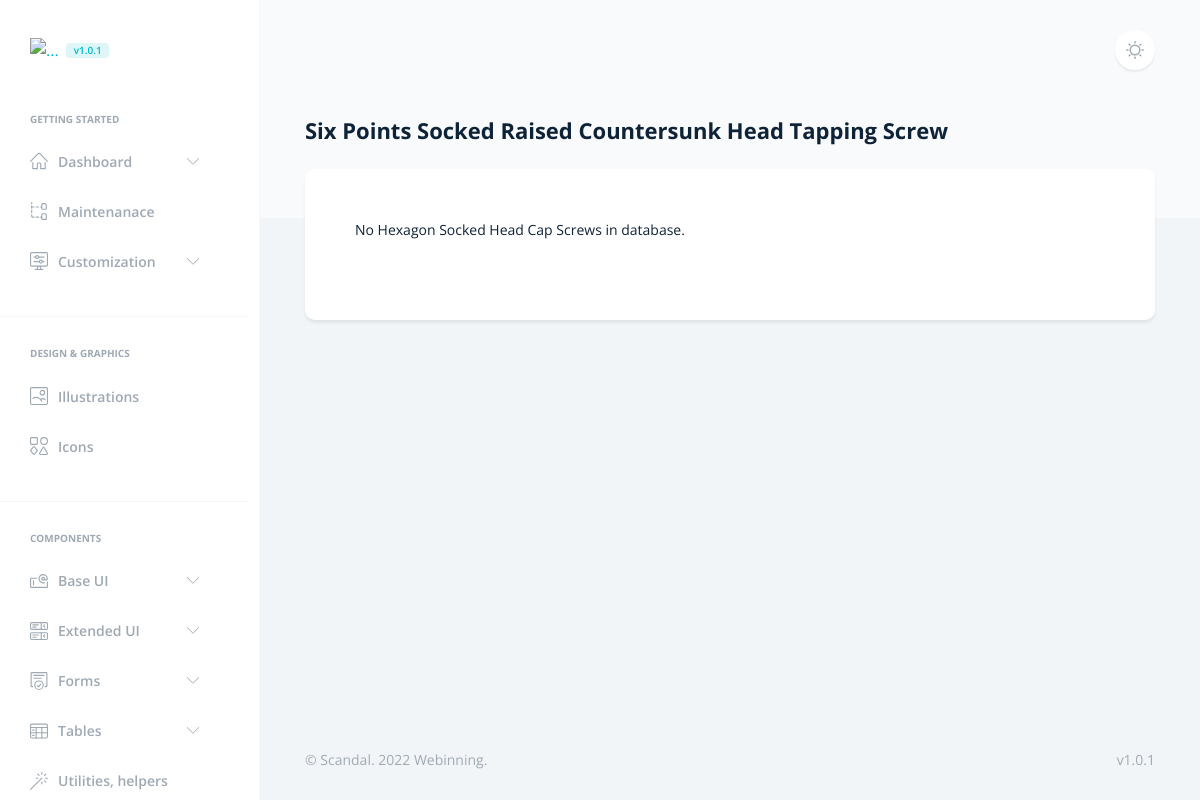
The page /fasteners/din7500D/ on the database as committed earlier.
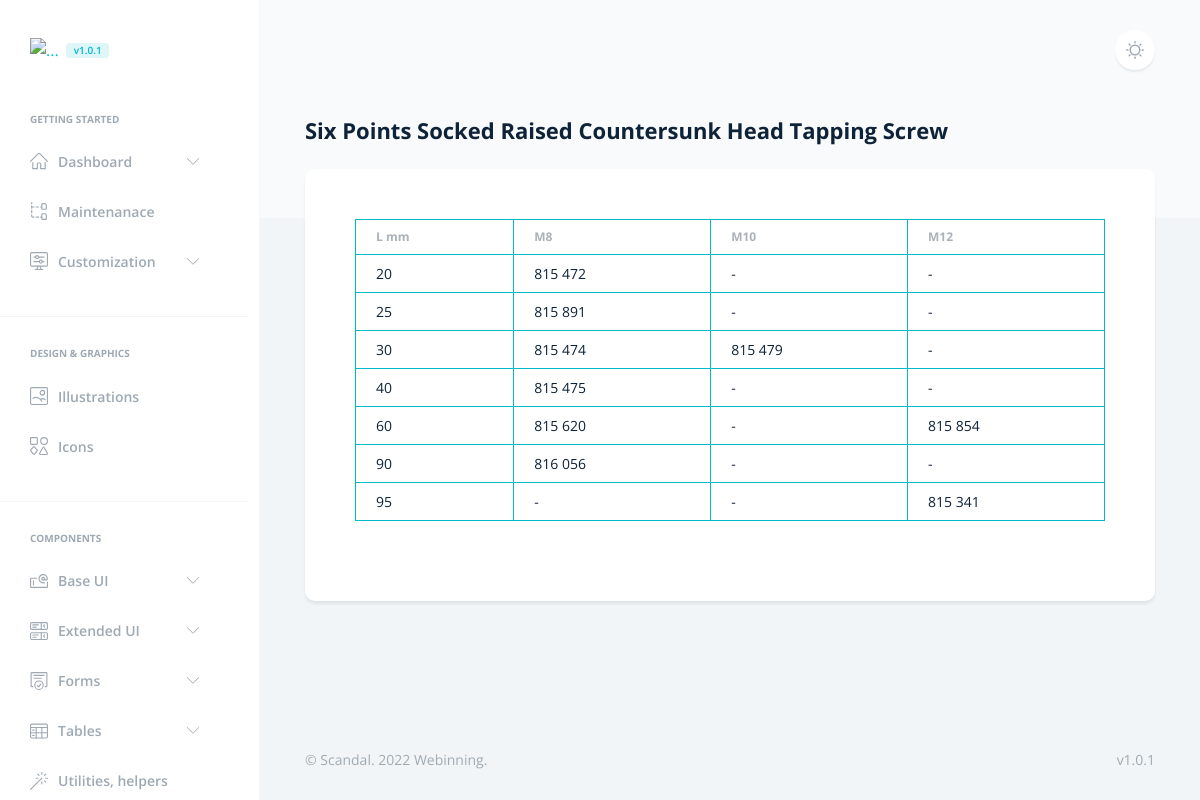
The same page on the database as committed later.
### fasteners/models.py (models this page shows, shortened)
class  DIN7500D(models.Model):
    screw_length = models.CharField(max_length=7, unique=True)
    m8 = models.CharField('M8', max_length=7, default='-')
    m10 = models.CharField('M10', max_length=7, default='-')
    m12 = models.CharField('M12', max_length=7, default='-')
    class Meta:
        verbose_name = " DIN7500D"
        verbose_name_plural = " DIN7500D"
        ordering = ['screw_length']

### fasteners/views.py (the view)
# urls.py: path('din7500D/', views.din7500D, name='din7500D'),
def din7500D(request):
    din7500D_list = DIN7500D.objects.values()
    context = {
        'din7500D_list': din7500D_list,
    }
    return render(request, 'fasteners/screws/din7500D.html', context)

### templates/fasteners/screws/din7500D.html (shortened to what this page needs)
{% extends 'base.html' %}
{% load static %}
{% block navar %}
<li class="nav-item">
    <span class="h6 text-secondary ps-4 ps-lg-6 mb-3 d-block text-uppercase">Getting started</span>
</li>
<li class="nav-item dropdown">
    <a class="nav-link" href="#customization" data-bs-toggle="collapse" role="button" aria-expanded="false"
        aria-controls="customization">
        <span>Dashboard</span>
    </a>
</li>
<li class="nav-item">
    <a href="../docs/structure.html" class="nav-link">
        <span>Maintenanace</span>
    </a>
</li>
<li class="nav-item dropdown">
    <a class="nav-link" href="#customization" data-bs-toggle="collapse" role="button" aria-expanded="false"
        aria-controls="customization">
        <span>Customization</span>
    </a>
</li>
<li class="nav-item w-100">
    <hr>
</li>
<li class="nav-item">
    <span class="h6 text-secondary ps-4 ps-lg-6 mb-3 d-block text-uppercase">Design & Graphics</span>
</li>
<li class="nav-item">
    <a href="../docs/illustrations.html" class="nav-link">
        <span>Illustrations</span>
    </a>
</li>
<li class="nav-item">
    <a href="../docs/icons.html" class="nav-link">
        <span>Icons</span>
    </a>
</li>
<li class="nav-item w-100">
    <hr>
</li>
<li class="nav-item">
    <span class="h6 text-secondary ps-4 ps-lg-6 mb-3 d-block text-uppercase">Components</span>
</li>
<li class="nav-item dropdown">
    <a class="nav-link" href="#baseUI" data-bs-toggle="collapse" role="button" aria-expanded="false"
        aria-controls="baseUI">
        <span>Base UI</span>
    </a>
</li>
<li class="nav-item dropdown">
    <a class="nav-link" href="#extendedUI" data-bs-toggle="collapse" role="button" aria-expanded="false"
        aria-controls="extendedUI">
        <span>Extended UI</span>
    </a>
</li>
<li class="nav-item dropdown">
    <a class="nav-link" href="#forms" data-bs-toggle="collapse" role="button" aria-expanded="false"
        aria-controls="forms">
        <span>Forms</span>
    </a>
</li>
<li class="nav-item dropdown">
    <a class="nav-link" href="#tables" data-bs-toggle="collapse" role="button" aria-expanded="false"
        aria-controls="tables">
        <span>Tables</span>
    </a>
</li>
<li class="nav-item">
    <a href="../docs/utilities-helpers.html" class="nav-link">
        <span>Utilities, helpers</span>
    </a>
</li>
{% endblock %}
{% block body%}
<h1 class="h2">Six Points Socked Raised Countersunk Head Tapping Screw</h1>
<div class="row">
    <div class="col">
        <div class="card border-0 p-md-6">
            <div class="card-body">
                <div class="row">
                    <div class="col">
{% if din7500D_list %}
<div class="table-responsive">
    <table class="table table-hover table-bordered border-primary table-sm">
        <thead>
            <tr>
                <th>L mm</th>
                <th>M8</th>
                <th>M10</th>
                <th>M12</th>
            </tr>
        </thead>
        {% for din7500D in din7500D_list %}
        <tbody>
            <tr>
                <td>{{ din7500D.screw_length }}</a></td>
                <td>{{ din7500D.m8 }}</td>
                <td>{{ din7500D.m10 }}</td>
                <td>{{ din7500D.m12 }}</td>
            </tr>
        </tbody>
    {% endfor %}
    </table>
</div>
{% else %}
    <p>No Hexagon Socked Head Cap Screws in database.</p>
{% endif %}
                    </div>
                </div>
            </div>
        </div>
    </div>
</div>
{% endblock %}

Rows that differ between the two databases and show on the page:
added DIN7500D: screw_length "20", m8 "815 472", m10 "-", m12 "-"
added DIN7500D: screw_length "25", m8 "815 891", m10 "-", m12 "-"
added DIN7500D: screw_length "30", m8 "815 474", m10 "815 479", m12 "-"
added DIN7500D: screw_length "40", m8 "815 475", m10 "-", m12 "-"
added DIN7500D: screw_length "60", m8 "815 620", m10 "-", m12 "815 854"
added DIN7500D: screw_length "90", m8 "816 056", m10 "-", m12 "-"
added DIN7500D: screw_length "95", m8 "-", m10 "-", m12 "815 341"
Other text that changed with them:
text no longer shown: "No Hexagon Socked Head Cap Screws in database."
text now shown: "L mm M8 M10 M12"
